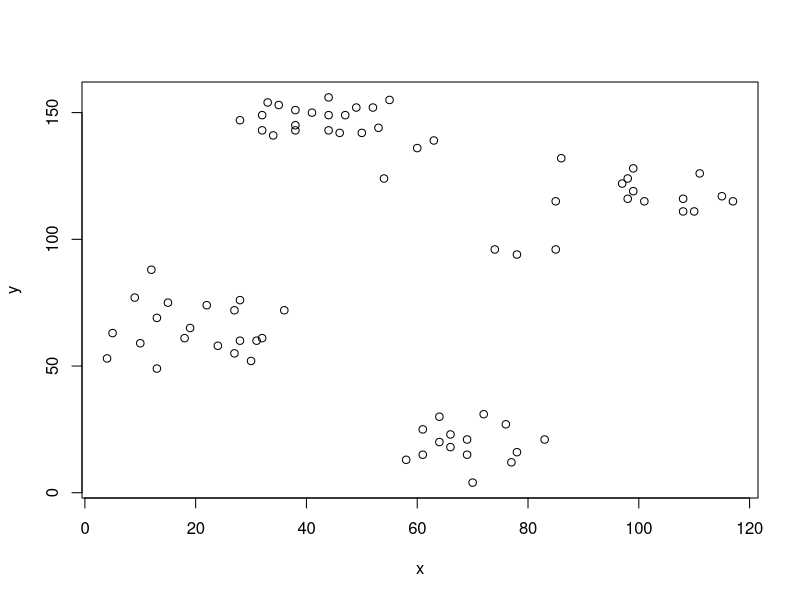
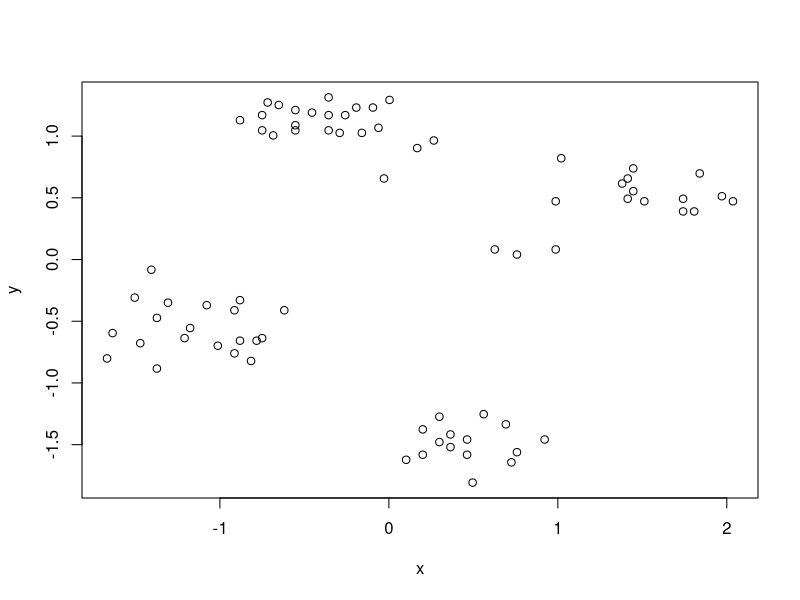
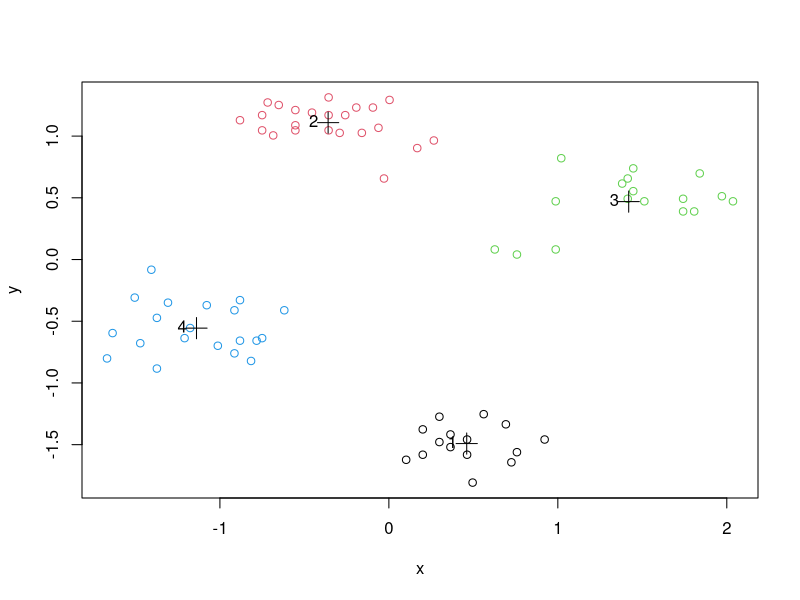
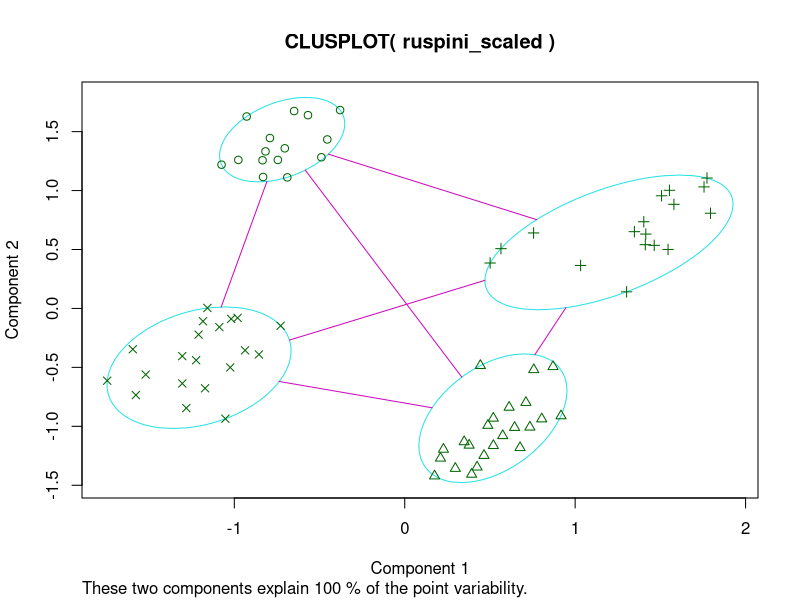
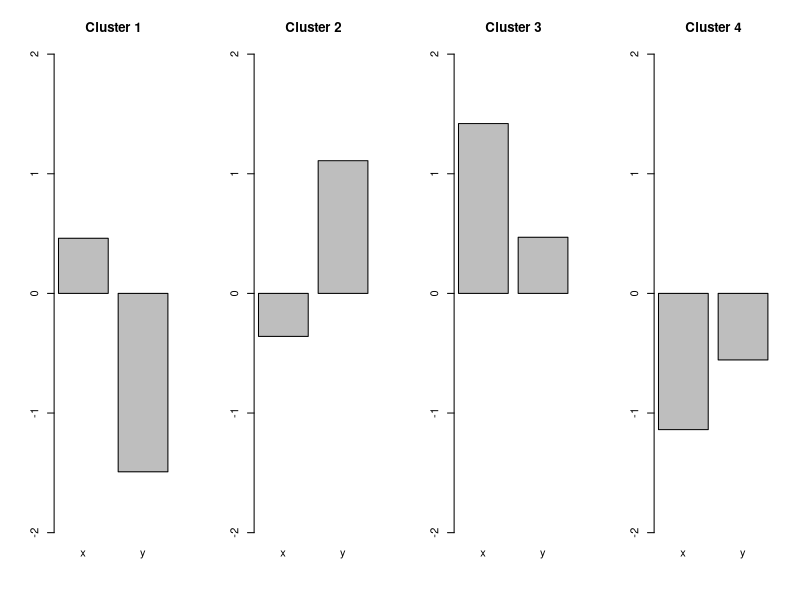
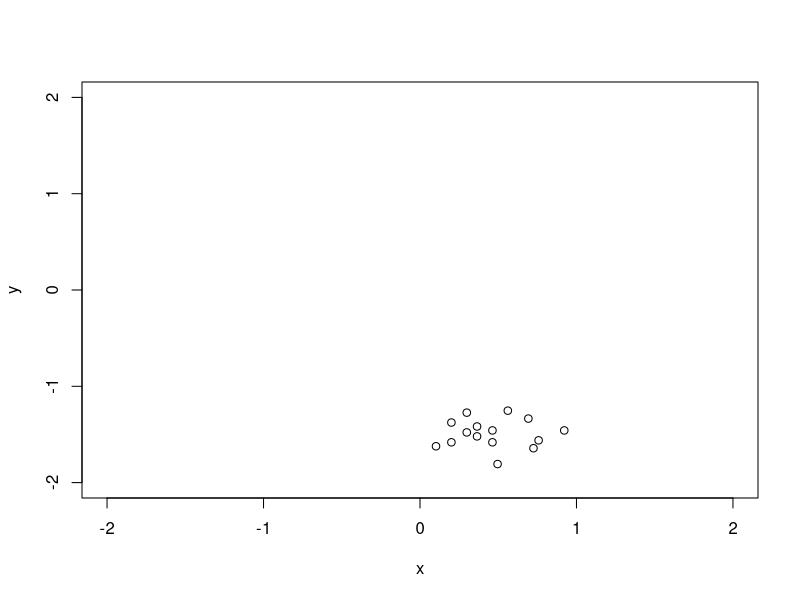
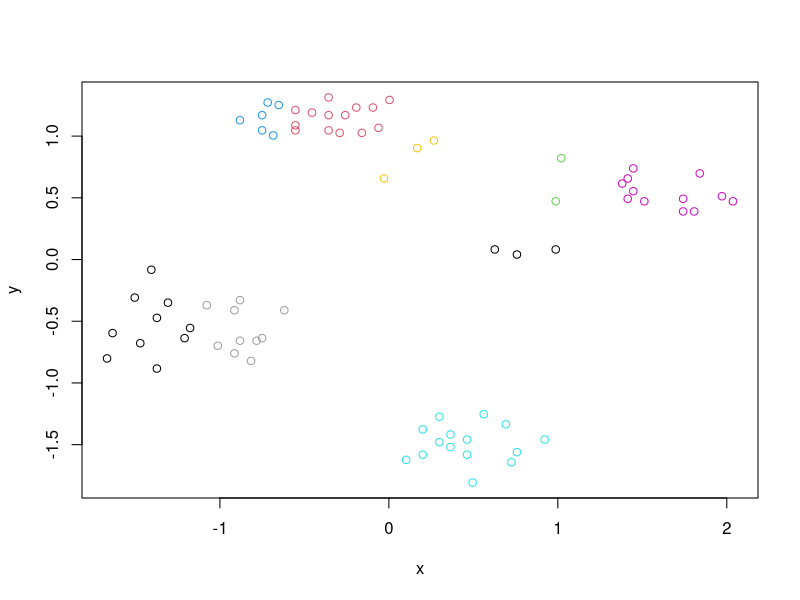
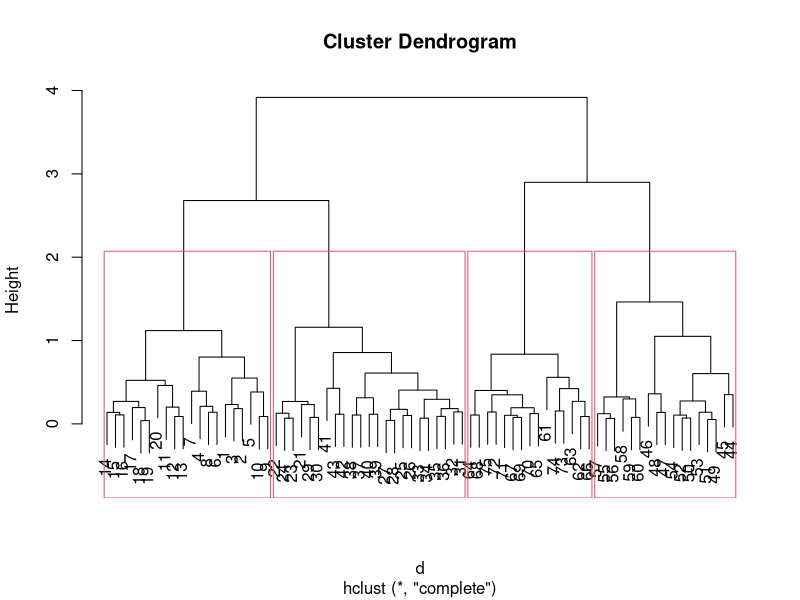

Write R code to recreate these figures, in order.
#' ---
#' title: "R Code for Chapter 7 of Introduction to Data Mining: Clustering Analysis"
#' author: "Michael Hahsler"
#' output:
#'  html_document:
#'    toc: true
#' ---

#' This code covers chapter 7 of _"Introduction to Data Mining"_
#' by Pang-Ning Tan, Michael Steinbach and Vipin Kumar.
#' __See [table of contents](https://github.com/mhahsler/Introduction_to_Data_Mining_R_Examples#readme) for code examples for other chapters.__
#'
#' ![CC](https://i.creativecommons.org/l/by/4.0/88x31.png)
#' This work is licensed under the
#' [Creative Commons Attribution 4.0 International License](http://creativecommons.org/licenses/by/4.0/). For questions please contact
#' [Michael Hahsler](http://michael.hahsler.net).
#'


#' ruspini_scaled data is in package cluster. It is a very simple data set with well separated clusters.
data(ruspini, package="cluster")
#' Shuffle rows
ruspini <- ruspini[sample(1:nrow(ruspini)),]
plot(ruspini)


#' Scale each column in the data to zero mean and unit standard deviation (z-scores). This prevents one attribute with a large range to dominate the others for the distance calculation.
ruspini_scaled <- scale(ruspini)
plot(ruspini_scaled)

#' # Clustering methods
#' ## k-means Clustering
#'
#' Assumes Euclidean distances. We use k=10 clusters and run the algorithm 10 times with random initialized centroids. The best result is returned.
km <- kmeans(ruspini_scaled, centers=4, nstart=10)
km

plot(ruspini_scaled, col=km$cluster)
points(km$centers, pch=3, cex=2) # this adds the centroids
text(km$centers, labels=1:4, pos=2) # this adds the cluster ID
#' Alternative plot from package cluster (uses principal components analysis for >2 dimensions)
library(cluster)
clusplot(ruspini_scaled, km$cluster)

#' Inspect the centroids (cluster profiles)
km$centers

#+ fig.height=3, fig.width=10
def.par <- par(no.readonly = TRUE) # save default, for resetting...
layout(t(1:4)) # 4 plots in one
for(i in 1:4) barplot(km$centers[i,], ylim=c(-2,2), main=paste("Cluster", i))
par(def.par)  #- reset to default

#' Find data for a single cluster
#'
#' All you need is to select the rows corresponding to the cluster. The next
#' example plots all data points of cluster 1
cluster1 <- ruspini_scaled[km$cluster==1,]
head(cluster1)
plot(cluster1, xlim = c(-2,2), ylim = c(-2,2))

#' Try 10 clusters
plot(ruspini_scaled, col=kmeans(ruspini_scaled, centers=10)$cluster)

#' ## Hierarchical Clustering
#'
#' dist defaults to method="Euclidean"
d <- dist(ruspini_scaled)
#' We cluster using complete link
hc <- hclust(d, method="complete")

#' Dendrogram
plot(hc)
rect.hclust(hc, k=4)

plot(as.dendrogram(hc), leaflab="none") # plot dendrogram without leaf labels

#' More plotting options for dendrograms, including plotting
#' parts of large dendrograms can be found [here.](https://rpubs.com/gaston/dendrograms)

cluster_complete <- cutree(hc, k=4)
plot(ruspini_scaled, col=cluster_complete)

#' Try 10 clusters
plot(ruspini_scaled, col=cutree(hc, k=10))

#' Clustering with single link
hc_single <- hclust(d, method="single")
plot(hc_single)
rect.hclust(hc_single, k=4)

cluster_single <- cutree(hc_single, k=4)
plot(ruspini_scaled, col=cluster_single)

#' Try 10 clusters
plot(ruspini_scaled, col=cutree(hc_single, k=10))

#' ## Density-based clustering with DBSCAN

library(dbscan)

#' Parameters: minPts is often chosen as dimensionality of the data +1.
#' Decide on epsilon using the knee in the kNN distance plot
#' (seems to be around eps = .25).
kNNdistplot(ruspini_scaled, k = 3)
abline(h=.25, col="red")

#' run dbscan
db <- dbscan(ruspini_scaled, eps=.25, minPts=3)
db
str(db)
plot(ruspini_scaled, col=db$cluster+1L)
#' __Note:__ 0 is not a color so we add 1 to cluster (0 is black now).
#'
#' Alternative visualization from package dbscan
hullplot(ruspini_scaled, db)

#'
#' Play with eps (neighborhood size) and MinPts (minimum of points needed for core cluster)

#'
#' ## Gaussian Mixture Models
library(mclust)

#' Mclust uses Bayesian Information Criterion (BIC) to find the
#' number of clusters (model selection). BIC uses the likelihood and a
#' penalty term to guard against overfitting.
m <- Mclust(ruspini_scaled)
summary(m)
plot(m, what = "classification")

#' Rerun with a fixed number of 4 clusters
m <- Mclust(ruspini_scaled, G=4)
summary(m)
plot(m, what = "classification")

#' ## Spectral clustering
library("kernlab")
cluster_spec <- specc(ruspini_scaled, centers = 4)
plot(ruspini_scaled, col=cluster_spec)


#' # Internal Cluster Validation
#'
#' ## Compare the Clustering Quality
#'
#' Look at the within.cluster.ss and the avg.silwidth

#library(fpc)
#' Note: I do not load fpc since the NAMESPACE overwrites dbscan.

fpc::cluster.stats(d, km$cluster)
#cluster.stats(d, cluster_complete)
#cluster.stats(d, cluster_single)

#' Read `? cluster.stats` for an explanation of all the available indices.

sapply(list(
  km=km$cluster,
  hc_compl=cluster_complete,
  hc_single=cluster_single),
       FUN=function(x)
         fpc::cluster.stats(d, x))[c("within.cluster.ss","avg.silwidth"),]

#' ## Silhouette plot
library(cluster)
plot(silhouette(km$cluster, d))
#' __Note:__ The silhouette plot does not show correctly in R Studio if you have too many objects (bars are missing). I will work when you open a new plotting device with `windows()`, `x11()` or `quartz()`.
#'

#' ## Find Optimal Number of Clusters for k-means
plot(ruspini_scaled)

set.seed(1234)
ks <- 2:10

#' ### Within Sum of Squares
#' Use within sum of squares and look for the knee (nstart=5 repeats k-means 5 times and returns the best solution)
WSS <- sapply(ks, FUN=function(k) {
  kmeans(ruspini_scaled, centers=k, nstart=5)$tot.withinss
  })
plot(ks, WSS, type="l")
abline(v=4, col="red", lty=2)

#' ### Average Silhouette Width
#' Use average silhouette width (look for the max)
ASW <- sapply(ks, FUN=function(k) {
  fpc::cluster.stats(d, kmeans(ruspini_scaled, centers=k, nstart=5)$cluster)$avg.silwidth
  })
plot(ks, ASW, type="l")

ks[which.max(ASW)]
abline(v=ks[which.max(ASW)], col="red", lty=2)

#' ### Dunn Index
#' Use Dunn index (another internal measure given by min. separation/ max. diameter)
DI <- sapply(ks, FUN=function(k) {
  fpc::cluster.stats(d, kmeans(ruspini_scaled, centers=k, nstart=5)$cluster)$dunn
})
plot(ks, DI, type="l")
ks[which.max(DI)]
abline(v=ks[which.max(DI)], col="red", lty=2)


#' ### Gap Statistic
#' Compares the change in within-cluster dispersion with that expected
#' from a null model (see `? clusGap`).
#' The default method is to
#' choose the smallest k such that its value Gap(k) is not more
#' than 1 standard error away from the first local maximum.
library(cluster)
k <- clusGap(ruspini_scaled, FUN = kmeans,  nstart = 10, K.max = 10)
k
plot(k)


#' __Note:__ these methods can also be used for hierarchical clustering.
#'
#' There have been many other methods and indices proposed to determine
#' the number of clusters.
#' See, e.g.,  package [NbClust](https://cran.r-project.org/package=NbClust).
#'

#' ## Visualize the Distance Matrix
#'
#' Visualizing the unordered distance matrix does not show much structure.

plot(ruspini_scaled)
d <- dist(ruspini_scaled)

library(seriation)
pimage(d)

#' Reorder using cluster labels
pimage(d, order=order(km$cluster))

#' Use dissplot which rearranges clusters, adds cluster labels,
#'  and shows average dissimilarity in the lower half of the plot.
dissplot(d, labels=km$cluster, options=list(main="k-means with k=4"))
dissplot(d, labels=db$cluster+1, options=list(main="DBSCAN"))
#' Spot the problem data points for DBSCAN (we use +1 so the noise is now cluster #1)
#'
#' Misspecified k
dissplot(d, labels=kmeans(ruspini_scaled, centers=3)$cluster)
dissplot(d, labels=kmeans(ruspini_scaled, centers=9)$cluster)


#' # External Cluster Validation
#'
#' External cluster validation uses ground truth information. That is,
#' the user has an idea how the data should be grouped. This could be a know
#' class label not provided to the clustering algorithm.
#'
#' We use an artificial data set with known groups here. First, we need to
#' cluster the new data. We do k-means and hierarchical clustering.

library(mlbench)
shapes <- mlbench.smiley(n=500, sd1 = 0.1, sd2 = 0.05)
plot(shapes)

#' Prepare data
truth <- as.integer(shapes$class)
shapes <- scale(shapes$x)

plot(shapes)

#' Find optimal number of Clusters for k-means
ks <- 2:20

#' Use within sum of squares (look for the knee)
WSS <- sapply(ks, FUN=function(k) {
  kmeans(shapes, centers=k, nstart=10)$tot.withinss
})
plot(ks, WSS, type="l")
#' looks like 6 clusters
km <- kmeans(shapes, centers=6, nstart = 10)
plot(shapes, col=km$cluster)

#' Hierarchical clustering: single-link because of the mouth
d <- dist(shapes)
hc <- hclust(d, method="single")

#' Find optimal number of clusters
ASW <- sapply(ks, FUN=function(k) {
  fpc::cluster.stats(d, cutree(hc, k))$avg.silwidth
})
plot(ks, ASW, type="l")
#' 4 clusters
hc_4 <- cutree(hc, 4)
plot(shapes, col=hc_4)

#' Spectral Clustering
library("kernlab")
spec <- specc(shapes, centers = 4)
plot(shapes, col=spec)


#' Compare with ground truth with the corrected (=adjusted) Rand index (ARI),
#' the variation of information (VI) index, entropy and purity.
#
#' define entropy and purity
entropy <- function(cluster, truth) {
  k <- max(cluster, truth)
  cluster <- factor(cluster, levels = 1:k)
  truth <- factor(truth, levels = 1:k)
  m <- length(cluster)
  mi <- table(cluster)

  cnts <- split(truth, cluster)
  cnts <- sapply(cnts, FUN = function(n) table(n))
  p <- sweep(cnts, 1, rowSums(cnts), "/")
  p[is.nan(p)] <- 0
  e <- -p * log(p, 2)
  sum(rowSums(e, na.rm = TRUE) * mi/m)
}

purity <- function(cluster, truth) {
  k <- max(cluster, truth)
  cluster <- factor(cluster, levels = 1:k)
  truth <- factor(truth, levels = 1:k)
  m <- length(cluster)
  mi <- table(cluster)

  cnts <- split(truth, cluster)
  cnts <- sapply(cnts, FUN = function(n) table(n))
  p <- sweep(cnts, 1, rowSums(cnts), "/")
  p[is.nan(p)] <- 0

  sum(apply(p, 1, max) * mi/m)
}

#' calculate measures (for comparison we also use random "clusterings"
#' with 4 and 6 clusters)
random4 <- sample(1:4, nrow(shapes), replace = TRUE)
random6 <- sample(1:6, nrow(shapes), replace = TRUE)

r <- rbind(
  kmeans = c(
    unlist(fpc::cluster.stats(d, km$cluster, truth, compareonly = TRUE)),
    entropy = entropy(km$cluster, truth),
    purity = purity(km$cluster, truth)
    ),
  hc = c(
    unlist(fpc::cluster.stats(d, hc_4, truth, compareonly = TRUE)),
    entropy = entropy(hc_4, truth),
    purity = purity(hc_4, truth)
    ),
  spec = c(
    unlist(fpc::cluster.stats(d, spec, truth, compareonly = TRUE)),
    entropy = entropy(spec, truth),
    purity = purity(spec, truth)
    ),
  random4 = c(
    unlist(fpc::cluster.stats(d, random4, truth, compareonly = TRUE)),
    entropy = entropy(random4, truth),
    purity = purity(random4, truth)
    ),
  random6 = c(
    unlist(fpc::cluster.stats(d, random6, truth, compareonly = TRUE)),
    entropy = entropy(random6, truth),
    purity = purity(random6, truth)
    )
  )
r

#' Hierarchical clustering found the perfect clustering.
#'
#' Read `? cluster.stats` for an explanation of all the available indices.


#'
#' # Related Topics
#' ## Outlier Removal
#' It is often useful to remove outliers prior to clustering.
#' A density based method to identify outlier is LOF (Local Outlier Factor).
#' It is related to dbscan and compares the density around a point with the
#' densities around its neighbors. The LOF value for a regular data
#' point is 1. The larger the LOF value gets, the more likely the point is and
#' outlier.
library(dbscan)
lof <- lof(ruspini_scaled, k = 3)
lof
plot(ruspini_scaled, pch = ".", main = "LOF (k=3)")
points(ruspini_scaled, cex = (lof-1)*3, pch = 1, col="red")

#' Find outliers (find the knee)
plot(sort(lof), type = "l")
abline(h = 1.3, col = "red")
plot(ruspini_scaled[lof < 1.3,], main = "Data and outliers")
points(ruspini_scaled[lof >= 1.3,], col = "grey", pch = 4)


#' There are many other outlier removal strategies available. See, e.g., package
#' [outliers](https://cran.r-project.org/package=outliers).
#'
#' ## Clustering Tendency
#' Most clustering algorithms will always produce a clustering, even if the
#' data does not contain a cluster structure. It is typically good to check
#' cluster tendency before attempting to cluster the data.
#'
#' We use again the smiley data.
d_shapes <- dist(shapes)

library(seriation)
#' Visual Analysis for Cluster Tendency Assessment (VAT) reorders the
#' objects to show potential clustering tendency as a block structure
#' (dark blocks along the main diagonal).
VAT(d_shapes)

#' iVAT uses largest distances in all possible paths between the objects
#' instead of the distances to make the block structure better visible.
iVAT(d_shapes)

#' Both plots show a strong cluster structure with 4 clusters.
#'
#' Compare with random data.
data_random <- matrix(runif(2*500), ncol=2, dimnames = list(NULL, c("x", "y")))
plot(data_random)

d_random <- dist(data_random)
VAT(d_random)
iVAT(d_random)
#' There is very little structure visible.
